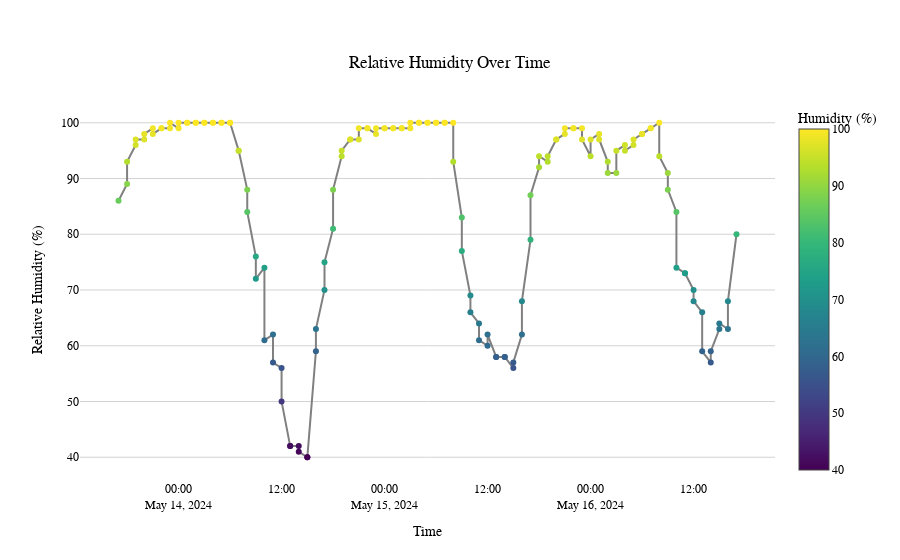

This figure's notebook cell:
### Code cell
if 'rel_hum' in df.columns:
    fig = go.Figure()

    fig.add_trace(go.Scatter(
        x=df.index,
        y=df['rel_hum'],
        mode='markers+lines',  # 使用markers+lines模式
        name='Relative Humidity',
        marker=dict(
            color=df['rel_hum'],  # 使用湿度值来定义颜色
            colorscale='Viridis',  # 选择颜色映射
            showscale=True,  # 显示颜色条
            colorbar=dict(
                title="Humidity (%)"  # 设置颜色条标题
            )
        ),
        line=dict(
            color='gray'  # 设置线条颜色
        )
    ))

    fig.update_layout(
        title={
            'text': 'Relative Humidity Over Time',
            'y': 0.9,
            'x': 0.5,
            'xanchor': 'center',
            'yanchor': 'top'
        },
        xaxis_title='Time',
        yaxis_title='Relative Humidity (%)',  # 设置Y轴标题
        hovermode='x',
        plot_bgcolor='rgba(0,0,0,0)',
        xaxis=dict(
            showgrid=False
        ),
        yaxis=dict(
            showgrid=True,
            gridcolor='lightgray'
        ),
        font=dict(
            family="Arial, sans-serif",
            size=12,
            color="black"
        )
    )

    fig.show()
else:
    print("The DataFrame does not contain the expected 'rel_hum' column.")

### Figure 1 — Plotly figure (JSON) as saved in the notebook; plotly's stock layout.template omitted (floating-point values rounded to 4 significant figures; data arrays with more than 128 entries replaced by an {"elided": "..."} marker saying what was removed)
{"data": [{"line": {"color": "gray"}, "marker": {"color": {"elided": "144 int values"}, "colorbar": {"title": {"text": "Humidity (%)"}}, "colorscale": [[0, "#440154"], [0.1111, "#482878"], [0.2222, "#3e4989"], [0.3333, "#31688e"], [0.4444, "#26828e"], [0.5556, "#1f9e89"], [0.6667, "#35b779"], [0.7778, "#6ece58"], [0.8889, "#b5de2b"], [1, "#fde725"]], "showscale": true}, "mode": "markers+lines", "name": "Relative Humidity", "type": "scatter", "x": {"elided": "144 str values"}, "y": {"elided": "144 int values"}}], "layout": {"font": {"color": "black", "family": "Arial, sans-serif", "size": 12}, "hovermode": "x", "plot_bgcolor": "rgba(0,0,0,0)", "title": {"text": "Relative Humidity Over Time", "x": 0.5, "xanchor": "center", "y": 0.9, "yanchor": "top"}, "xaxis": {"showgrid": false, "title": {"text": "Time"}}, "yaxis": {"gridcolor": "lightgray", "showgrid": true, "title": {"text": "Relative Humidity (%)"}}}}
